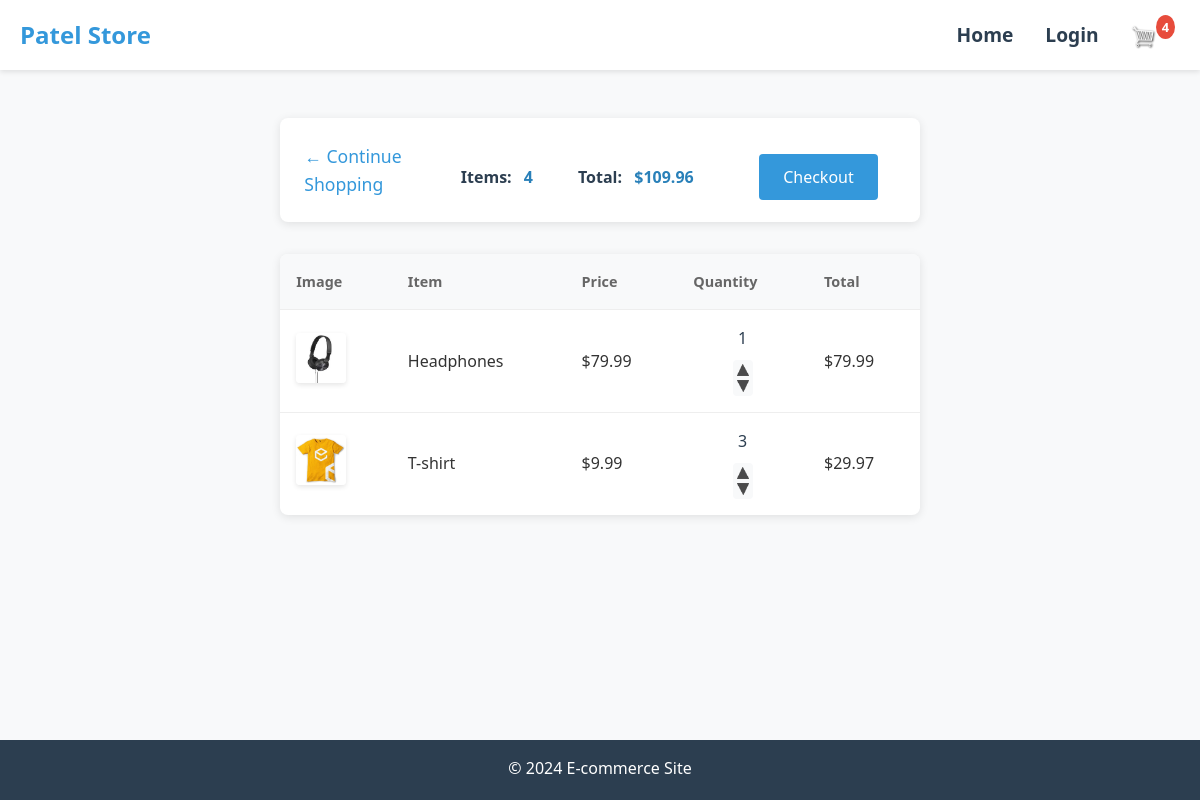
The app's page /cart/ (signed in), older data.
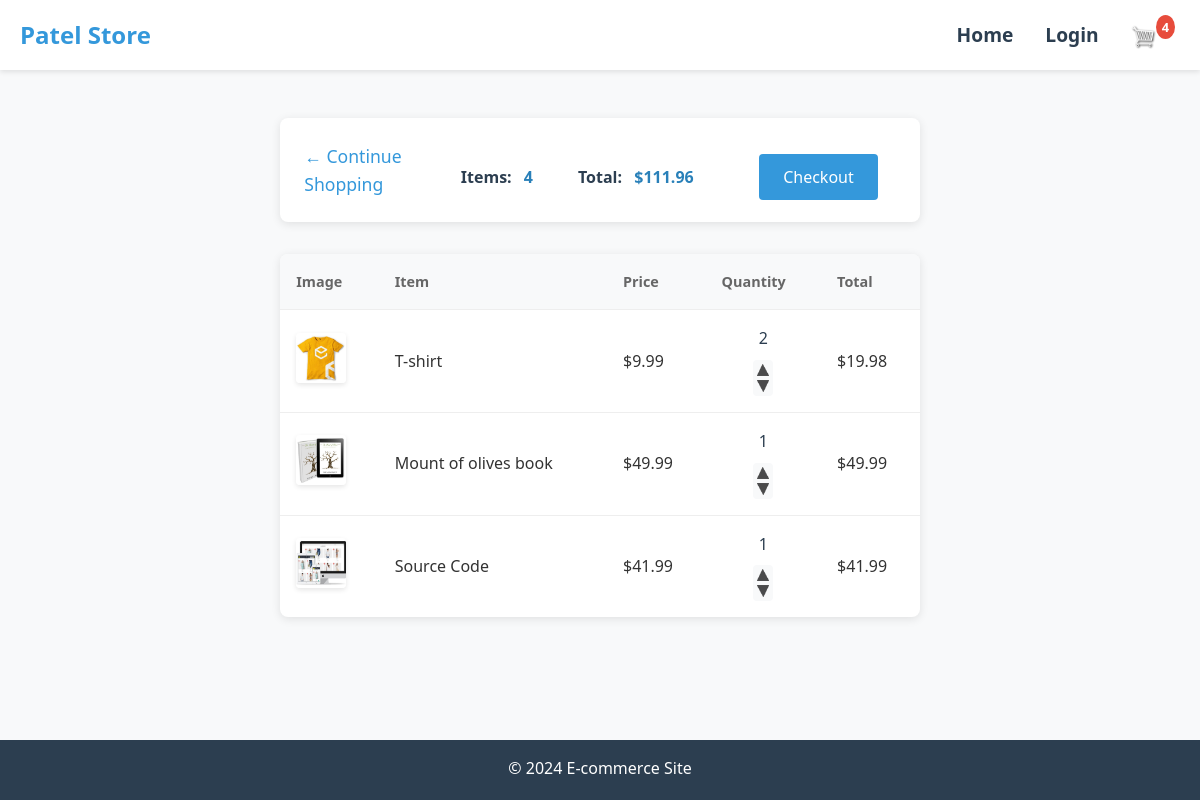
The same page, newer data.
### store/models.py (models this page shows, shortened)
class Order(models.Model):
    customer = models.ForeignKey(Customer, on_delete=models.SET_NULL, blank=True, null=True)
    date_orderd = models.DateTimeField(auto_now_add=True)
    complete = models.BooleanField(default=False, null=True, blank=False)
    transaction_id = models.CharField(max_length=200, null=True)
    @property
    def get_cart_total(self):
        orderitems = self.orderitem_set.all()
        total = sum([item.get_total for item in orderitems])
        return total
    @property
    def get_cart_items(self):
        orderitems = self.orderitem_set.all()
        total = sum([item.quantity for item in orderitems])
        return total

class OrderItem(models.Model):
    product = models.ForeignKey(Product, on_delete=models.SET_NULL, blank=True, null=True)
    order = models.ForeignKey(Order, on_delete=models.SET_NULL, blank=True, null=True)
    quantity = models.IntegerField(default=0, null=True, blank=True)
    date_added = models.DateTimeField(auto_now_add=True)
    @property
    def get_total(self):
        total = self.product.price * self.quantity
        return total

class Product(models.Model):
    name = models.CharField(max_length=200, null=True)
    price = models.FloatField()
    digital = models.BooleanField(default=False, null=True, blank=False)
    image = models.ImageField(null=True, blank=True)
    @property
    def imageURL(self):
        try:
            url = self.image.url
        except:
            url = ''
        return url

### store/views.py (the view)
# urls.py: path('cart/', views.cart, name="cart"),
def cart(request):
    if request.user.is_authenticated:
        customer = request.user.customer
        order, created = Order.objects.get_or_create(customer=customer, complete=False)
        items = order.orderitem_set.all()
        cartItems = order.get_cart_items
    else:
        items = []
        order = {'get_cart_total': 0, 'get_cart_items': 0}
        cartItems = order['get_cart_items']
    context = {'items': items, 'order': order, 'cartItems': cartItems}
    return render(request, 'store/cart.html', context)

### store/templates/store/cart.html
{% extends 'store/main.html' %}
{% load static %}
{% block content %}
    <div class="cart-container">
        <div class="cart-summary">
            <a class="continue-shopping-btn" href="{% url 'home' %}">&#x2190; Continue Shopping</a>
            <table class="summary-table">
                <tr>
                    <td><h5>Items: <strong>{{ order.get_cart_items }}</strong></h5></td>
                    <td><h5>Total: <strong>${{ order.get_cart_total|floatformat:2 }}</strong></h5></td>
                    <td>
                        <a class="checkout-btn" href="{% url 'checkout' %}">Checkout</a>
                    </td>
                </tr>
            </table>
        </div>
        <div class="cart-items">
            <table class="cart-table">
                <thead>
                    <tr>
                        <th>Image</th>
                        <th>Item</th>
                        <th>Price</th>
                        <th>Quantity</th>
                        <th>Total</th>
                    </tr>
                </thead>
                <tbody>
                    {% for item in items %}
                    <tr>
                        <td class="cart-image">
                            <img src="{{ item.product.imageURL }}" alt="{{ item.product.name }}">
                        </td>
                        <td class="cart-item-name">
                            {{ item.product.name }}
                        </td>
                        <td class="cart-item-price">
                            ${{ item.product.price|floatformat:2 }}
                        </td>
                        <td class="cart-item-quantity">
                            {{ item.quantity }}
                            <div class="quantity-control">
                                <img data-product={{item.product.id}} data-action="add" class="chg-quantity update-cart" src="{% static 'images/arrow-up.png' %}" alt="Increase">
                                <img data-product={{item.product.id}} data-action="remove" class="chg-quantity update-cart" src="{% static 'images/arrow-down.png' %}" alt="Decrease">
                            </div>
                        </td>
                        <td class="cart-item-total">
                            ${{ item.get_total|floatformat:2 }}
                        </td>
                    </tr>
                    {% endfor %}
                </tbody>
            </table>
        </div>
    </div>
{% endblock content %}

Row changes from the older to the newer data that the page shows:
removed OrderItem: product.imageURL (picture), product.name "Headphones", product.price "79.99", quantity "1", get_total "79.99"
changed through a linked row, Order: get_cart_total "109.96" → "111.96"
changed OrderItem "T-shirt": quantity "3" → "2"; get_total "29.97" → "19.98"
added OrderItem: product.imageURL (picture), product.name "Mount of olives book", product.price "49.99", quantity "1", get_total "49.99"
added OrderItem: product.imageURL (picture), product.name "Source Code", product.price "41.99", quantity "1", get_total "41.99"
